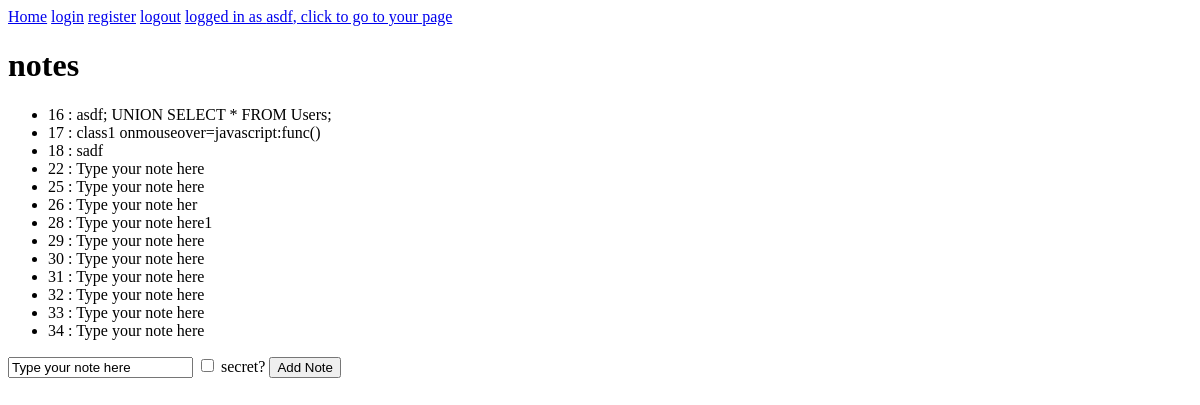
Before: / (signed in) with the older database file.
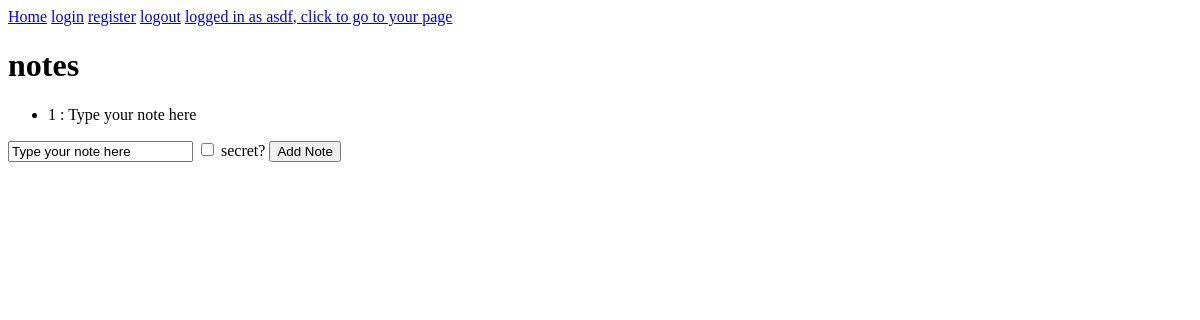
After: the same page with the newer database file.
### notes/models.py (models this page shows)
class Note(models.Model):
    id = models.AutoField(primary_key=True)
    user = models.ForeignKey(User, on_delete=models.CASCADE)
    note = models.TextField()
    secret = models.BooleanField(default=False)

### notes/views.py (the view)
# urls.py: path('', views.index, name='index'),
def index(request):
    users = User.objects.all()
    notes = Note.objects.all()
    user = request.user
    notes = Note.objects.filter(secret=False)
    return render(request, 'index.html', {"users": users, "notes": notes, "user": user})

### notes/templates/index.html (shortened to what this page needs)
<!DOCTYPE html>
<html>
<head>
</head>
<body>
    <nav class="navbar">
        <a class="navbar__link" href="/">Home</a>
        <a class="navbar__link" href="/loginView/">login</a>
        <a class="navbar__link" href="/register/">register</a>
        <a class="navbar__link" href="/logoutView/">logout</a>
        {%if user.username %}
        <a class="navbar__link" href="/accounts/{{user.username}}">logged in as {{ user.username }}, click to go to your page</a>
        {%endif%}
    </nav>
<h1>notes</h1>
<div>
    <ul>
        {% for note in notes %}
          <li>{{note.id}} : {{ note.note | safe}}</li>
        {% endfor %}
    </ul>
</div>
<div>
    <form action="/add/" method="post">
        <input type="text" name="note" value="Type your note here">
        <input type="checkbox" name="secret" value="secret">
        <label for="secret" >secret?</label>
        <input type="submit" value="Add Note">
    </form>
</div>
</body>
</html>

Changed rows visible on the page:
removed Note: id "16", note "asdf; UNION SELECT * FROM Users;"
removed Note: id "17", note "class1 onmouseover=javascript:func()"
removed Note: id "18", note "sadf"
removed Note: id "22", note "Type your note here"
removed Note: id "25", note "Type your note here"
removed Note: id "26", note "Type your note her"
removed Note: id "28", note "Type your note here1"
removed Note: id "29", note "Type your note here"
removed Note: id "30", note "Type your note here"
removed Note: id "31", note "Type your note here"
removed Note: id "32", note "Type your note here"
removed Note: id "33", note "Type your note here"
removed Note: id "34", note "Type your note here"
added Note: id "1", note "Type your note here"
